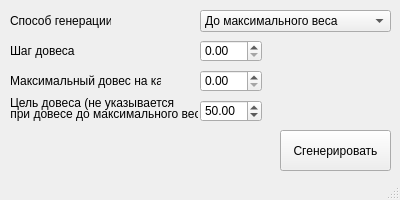
<?xml version="1.0" encoding="UTF-8"?>
<ui version="4.0">
 <class>toolGenerateWeightsWindow</class>
 <widget class="QMainWindow" name="toolGenerateWeightsWindow">
  <property name="geometry">
   <rect>
    <x>0</x>
    <y>0</y>
    <width>400</width>
    <height>200</height>
   </rect>
  </property>
  <property name="windowTitle">
   <string>MainWindow</string>
  </property>
  <widget class="QWidget" name="centralwidget">
   <widget class="QLabel" name="textGenerateMethod">
    <property name="geometry">
     <rect>
      <x>10</x>
      <y>10</y>
      <width>101</width>
      <height>21</height>
     </rect>
    </property>
    <property name="text">
     <string>Способ генерации</string>
    </property>
   </widget>
   <widget class="QComboBox" name="boxGenerateMethod">
    <property name="geometry">
     <rect>
      <x>200</x>
      <y>10</y>
      <width>191</width>
      <height>22</height>
     </rect>
    </property>
    <property name="currentText">
     <string>До максимального веса</string>
    </property>
    <item>
     <property name="text">
      <string>До максимального веса</string>
     </property>
    </item>
    <item>
     <property name="text">
      <string>До указанного веса</string>
     </property>
    </item>
   </widget>
   <widget class="QLabel" name="textWeightTick">
    <property name="geometry">
     <rect>
      <x>10</x>
      <y>40</y>
      <width>101</width>
      <height>21</height>
     </rect>
    </property>
    <property name="text">
     <string>Шаг довеса</string>
    </property>
   </widget>
   <widget class="QDoubleSpinBox" name="boxWeightTick">
    <property name="geometry">
     <rect>
      <x>200</x>
      <y>40</y>
      <width>62</width>
      <height>22</height>
     </rect>
    </property>
   </widget>
   <widget class="QDoubleSpinBox" name="boxWeightGoal">
    <property name="geometry">
     <rect>
      <x>200</x>
      <y>100</y>
      <width>62</width>
      <height>22</height>
     </rect>
    </property>
    <property name="maximum">
     <double>149.990000000000009</double>
    </property>
    <property name="value">
     <double>50.000000000000000</double>
    </property>
   </widget>
   <widget class="QLabel" name="textWeightGoal1">
    <property name="geometry">
     <rect>
      <x>10</x>
      <y>95</y>
      <width>171</width>
      <height>16</height>
     </rect>
    </property>
    <property name="text">
     <string>Цель довеса (не указывается</string>
    </property>
   </widget>
   <widget class="QLabel" name="textWeightGoal2">
    <property name="geometry">
     <rect>
      <x>7</x>
      <y>106</y>
      <width>191</width>
      <height>16</height>
     </rect>
    </property>
    <property name="text">
     <string> при довесе до максимального веса)</string>
    </property>
   </widget>
   <widget class="QDoubleSpinBox" name="boxMaxKartWeight">
    <property name="geometry">
     <rect>
      <x>200</x>
      <y>70</y>
      <width>62</width>
      <height>22</height>
     </rect>
    </property>
   </widget>
   <widget class="QLabel" name="textMaxKartWeight">
    <property name="geometry">
     <rect>
      <x>10</x>
      <y>70</y>
      <width>151</width>
      <height>21</height>
     </rect>
    </property>
    <property name="text">
     <string>Максимальный довес на карт</string>
    </property>
   </widget>
   <widget class="QPushButton" name="btnGenerate">
    <property name="geometry">
     <rect>
      <x>280</x>
      <y>130</y>
      <width>111</width>
      <height>41</height>
     </rect>
    </property>
    <property name="text">
     <string>Сгенерировать</string>
    </property>
   </widget>
  </widget>
  <widget class="QStatusBar" name="statusbar"/>
 </widget>
 <resources/>
 <connections/>
</ui>
